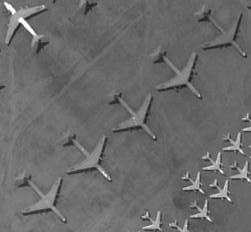
%> input picture MATLAB/planes_ui/planes1.bmp, 251 x 232 px
$ octave missing_planes_2-1.m   (GNU Octave 9; MATLAB toolbox functions it lacks are replaced by stand-ins)
%> lines starting %> are read from the running program, lines starting %| are printed output that depends on the picture; in (x1, y1, x2, y2) boxes, pixels count from 0 and x2, y2 are one past the last pixel; in counts of white or black regions, pixels touching at a corner belong together; the program's own positions count from 1
%Missing Planes 2 - Eric Sanacore

%Clear workspace, set colormap to gray
colormap('gray')

%Reads in and displays picture of planes 'Before'
beforePicture = imread('planes1.bmp');
%> beforePicture is the input picture: size 232x251 uint8; min 23, max 255, mean 106.4
subplot(5,1,1)
imagesc(beforePicture);
axis off;
title BEFORE;


%Reads in and displays picture of planes 'After'
afterPicture = imread('planes2.bmp');
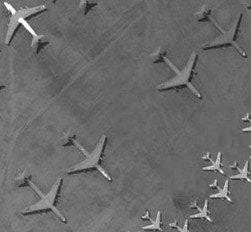
%> input picture MATLAB/planes_ui/planes2.bmp, 251 x 232 px
%> afterPicture is the input picture: size 232x251 uint8; min 17, max 255, mean 106.3
subplot(5,1,2)
imagesc(afterPicture);
axis off;
title AFTER;


%Displays the difference of the two picture, with maximum point
differencePicture = beforePicture - afterPicture;
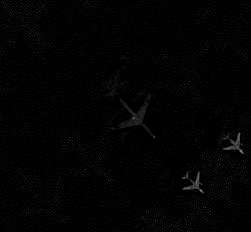
%> differencePicture: size 232x251 uint8; min 0, max 129, mean 2.8
subplot(5,1,3);
imagesc(differencePicture);
hold on
maximum = max(max(differencePicture));
%> maximum = 129
[x,y] = find(differencePicture==maximum);
%> x = 191; y = 201
plot(y,x,'r.')
txt = 'max';
text(y+5,x+5,txt,'Color','red','FontSize',8)
axis off;
title DIFFERENCE;


%Displays thresholded black and white
threshold = (.13*maximum);
%> threshold = 17
thresholdArray = (differencePicture >= threshold);
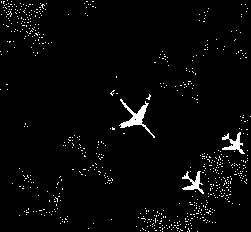
%> thresholdArray: size 232x251 logical; 2.8% white; 634 white regions (631 under 20 px), largest, box (x1, y1, x2, y2) and area: (119, 99, 155, 138) 337, (222, 132, 245, 154) 194, (182, 171, 204, 194) 187
subplot(5,1,4)
imagesc(thresholdArray)
axis off
title 'THRESHOLD'
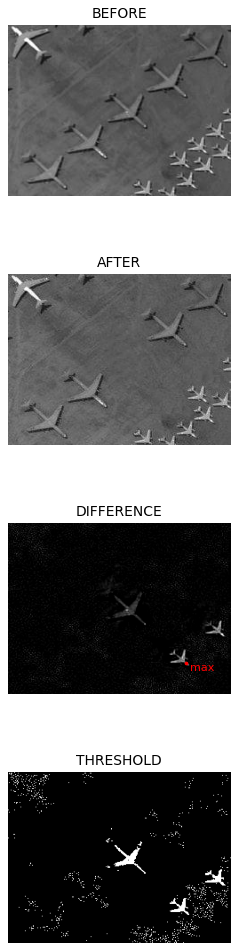
%> figure redrawn from the program's plot data, 4 panels


%Copy of thresholdValue image array
thresholdArrayCopy = thresholdArray;


%Determines values of i and j based on size of given array
[iMax,jMax] = size(thresholdArrayCopy);
%> iMax = 232; jMax = 251

%Checks value of 'inside' array entries and makes decisions
for i = 2:iMax-1;
    for j = 2:jMax-1;

%Creates variables with respect to linear index position in 3x3 'sub-array'
indexOne = thresholdArray(i-1,j+1);
indexTwo = thresholdArray(i-1,j);
indexThree = thresholdArray(i-1,j-1);
indexFour = thresholdArray(i,j+1);
indexFive = thresholdArray(i,j);
indexSix = thresholdArray(i,j-1);
indexSeven = thresholdArray(i+1,j+1);
indexEight = thresholdArray(i+1,j);
indexNine = thresholdArray(i+1,j-1);
sum_of_all_neighbors = indexOne+indexTwo+indexThree+indexFour+indexFive+indexSix+indexSeven+indexEight+indexNine;


%Checks if current element at index five of 3x3 'sub-array' value is one, sets to 0 if none are
if indexFive == 1
    if sum_of_all_neighbors <= 3
        thresholdArrayCopy(i,j) = 0;
    end
end

end
end
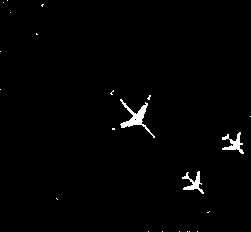
%> thresholdArrayCopy: size 232x251 logical; 1.3% white; 22 white regions (19 under 20 px), largest, box (x1, y1, x2, y2) and area: (120, 99, 155, 138) 333, (222, 132, 244, 154) 190, (182, 171, 204, 194) 182

% [61 lines of commented-out code are left out]
thresholdArrayCopy(:,1) = zeros(length(thresholdArrayCopy(:,1)),1) == 1;
thresholdArrayCopy(:,end) = zeros(length(thresholdArrayCopy(:,1)),1) == 1;
thresholdArrayCopy(1,:) = zeros(1,length(thresholdArrayCopy(1,end))) == 1;
thresholdArrayCopy(end,:) = zeros(1,length(thresholdArrayCopy(1,end))) == 1;


%Use find_clusters function to create cell array with cluster data
%> (the run ends here)
